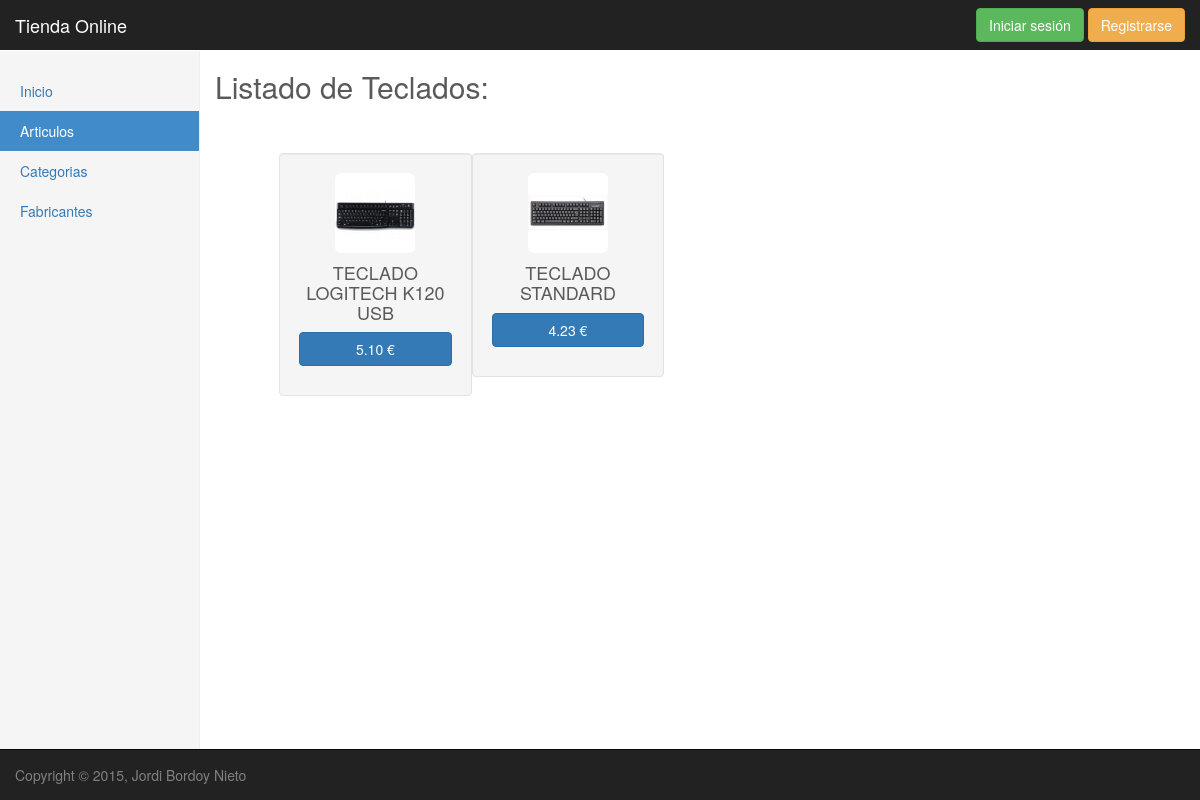
Page /articulos/articuloCategoria/2/ on the earlier database version.
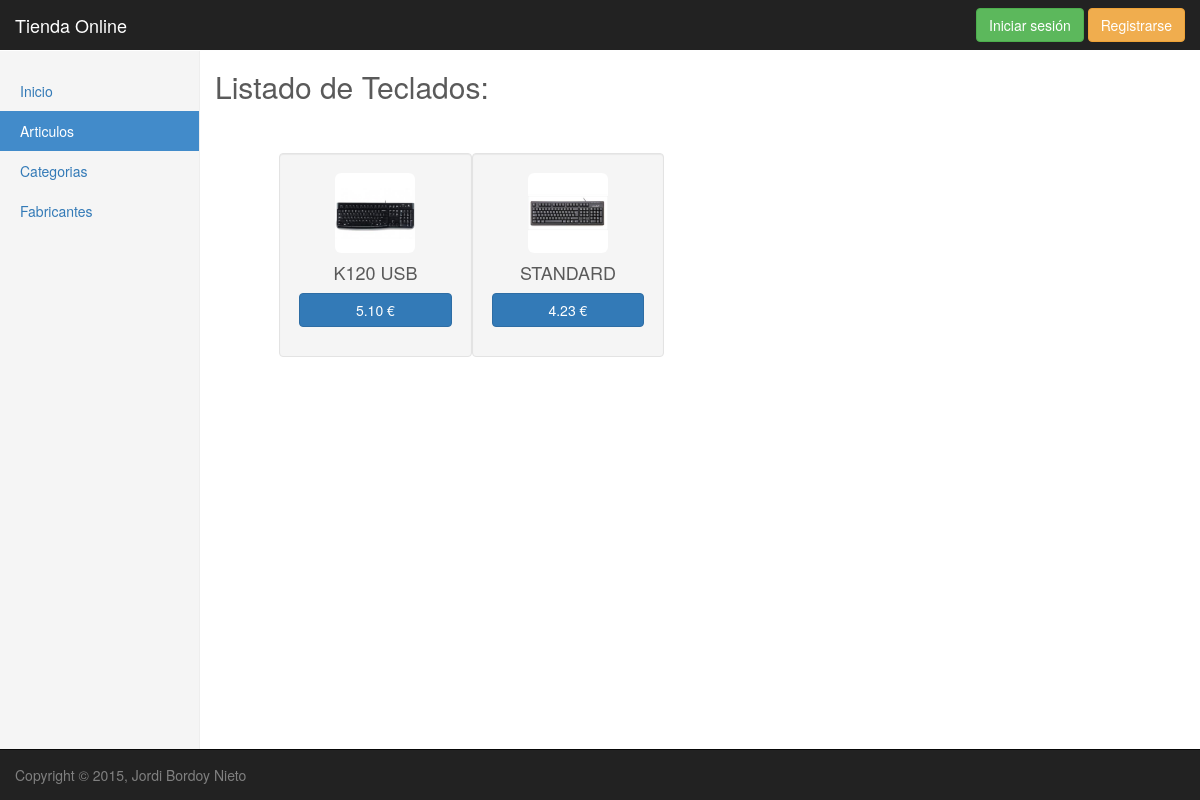
Same page on the later database version.
### articulos/models.py (models this page shows, shortened)
class Articulo(models.Model):
	nombre = models.CharField(max_length=30, unique = True, null = False, default='')
	descripcion = models.TextField(blank = True, null = True)
	imagen = models.ImageField(upload_to='articulos', verbose_name='Imagen', default = '')
	precio = models.DecimalField(default=0, max_digits=6, decimal_places=2)
	descuento = models.IntegerField(default=0)
	stock = models.IntegerField(default=0)
	categoria = models.ForeignKey(Categoria, related_name='art_cat', default = '')
	fabricante = models.ForeignKey(Fabricante, related_name='art_fab', default = '')

### articulos/views.py (the view)
# urls.py: url(r'^articuloCategoria/(?P<categoria_id>\d+)/$', views.articuloCategoria, name='articuloCategoria'),
def articuloCategoria(request, categoria_id):
	categoria = Categoria.objects.get(pk=categoria_id)
	articulos = Articulo.objects.filter(categoria=categoria)
	articulos=articulos.order_by("nombre")
	context = {'categoria' : categoria, 'articulos' : articulos}
	return render(request, 'articulos/articuloCategoria.html', context)

### articulos/models.py (called while the page is built)
	def __unicode__(self):
		return self.nombre

### articulos/templates/articulos/articuloCategoria.html (shortened to what this page needs)
<!DOCTYPE html>
{% extends "base.html" %}
{% load static %}
{% load staticfiles %}
{% block focoNavLeft %}
<li><a href="/">Inicio</a></li>
<li class="active"><a href="/articulos/listaArticulos/">Articulos<span class="sr-only">(current)</span></a></li>
<li><a href="/articulos/listaCategorias/">Categorias</a></li>
<li><a href="/articulos/listaFabricantes/">Fabricantes</a></li>
{% endblock %}
{% block content %}
<div class="col-md-8 col-md-offset-2">
	<h2>Listado de {{categoria}}:</h2>
	<br>
	<br>
	<div class="list-group">
	    {% for articulo in articulos %}
		<div class="col-md-3 col-md-push-1 well">
		        <img style="height:80px;" src='{{MEDIA_URL}}{{articulo.imagen}}' alt="" class="img-rounded center-block img-responsive"/>
		    <div class="caption">
		        <h4 style="text-align:center;">{{articulo.nombre}}</h4>
		        <p>
		            <a href="/articulos/detalleArticulo/{{articulo.id}}" class="btn btn-primary center-block" role="button" onmouseout="this.innerHTML='{{articulo.precio}}'" € onmouseover="this.innerHTML='Ver'">{{articulo.precio}} €</a>
		        </p>
		    </div>
		</div>
		{% endfor %}
	</div>
</div>
{% endblock %}

Differences in the rows shown:
changed Articulo: nombre "TECLADO LOGITECH K120 USB" → "K120 USB"
changed Articulo: nombre "TECLADO STANDARD" → "STANDARD"
